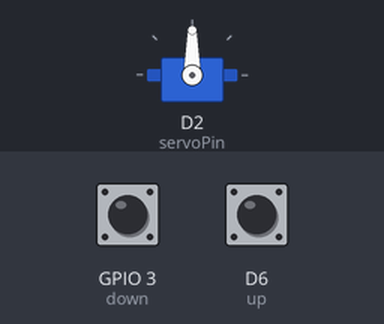
The sketch below on a simulated ESP8266 (NodeMCU). On the bench: servo. The test bench sets the inputs (shaded band); at power-on: D6 (up) HIGH, GPIO 3 (down) HIGH.

Above: at 1.2 s.
1.3 s: D6 (up) pulled LOW for 1 s
3.8 s: GPIO 3 (down) pulled LOW for 1 s
At 5.9 s:
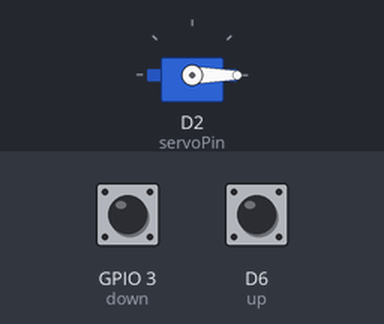
6.3 s: D6 (up) pulled LOW for 3.2 s
At 8.9 s:
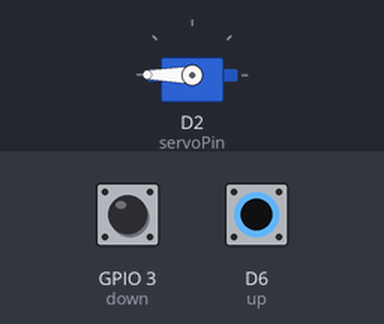
11.0 s: GPIO 3 (down) pulled LOW for 0.15 s
At 11.4 s:
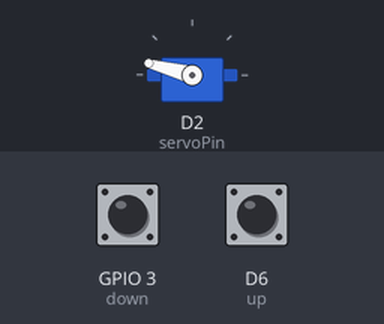
Timing chart, 0 to 13.6 s (numbered marks = the images above; inputs shaded):
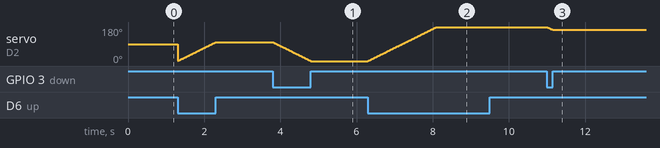

Measured:
- after the input at 3.8 s, servo on D2 (servoPin): moves from 100° to 0° over 0.99 s, starting at once
- after the input at 6.3 s, servo on D2 (servoPin): moves from 0° to 180° over 1.8 s, starting at once
- after the input at 11.0 s, servo on D2 (servoPin): 180° → 165° at once

The sketch:

04._servo_motor_control.ino
```cpp
/******************************************************************************************
 * FileName     : 04._servo_motor_control
 * Description  : 빨강, 노랑 버튼을 눌러 서버모터를 제어 해보기
 * Author       : 이인정
 * Created Date : 2021.06.04
 * Reference    :
 * Modified     : 2021.06.04 : LIJ : 헤더 수정
 * Modified     : 2021.12.16 : LEH : 소스 크린징
******************************************************************************************/

#include <Servo.h>

static const int servoPin = D2;        // 서보모터
int posDegrees            = 0;         // 서보모터 설정각도 값
int up                    = D6;        // 빨강 버튼
int down                  = D9;        // 노랑 버튼

Servo servo;                           // 서보모터 선언


void setup() {
  Serial.begin(115200);                // 통신속도
  servo.attach(servoPin);              // 서보모터 핀 설정
  pinMode(up, INPUT);                  // 핀 모드 설정
  pinMode(down, INPUT);                // 핀 모드 설정
}


void loop() {
  int up_value = digitalRead(up);      // 빨강 버튼의 값을 저장
  int down_value = digitalRead(down);  // 노랑 버튼의 값을 저장

  if(up_value == LOW){                 // 빨강 버튼이 눌리면 서보모터의 각도 1도씩 증가
    posDegrees += 1;
    servo.write(posDegrees);
  }

  if(posDegrees > 180){                // 서보모터의 성정각도가 180도 이상이 되지 않게 설정
    posDegrees = 180;
  }

  if(down_value == LOW){               // 노랑 버튼이 눌리면 서보모터의 각도 1도씩 감소
    posDegrees -= 1;
    servo.write(posDegrees);
  }

  if(posDegrees < 0){                  // 서보모터의 설정각도가 0도 이하가 되지 않게 설정
    posDegrees = 0;
  }
  delay(10);
}

//=========================================================================================
//
// (주)한국공학기술연구원 http://et.ketri.re.kr
//
//=========================================================================================
```
